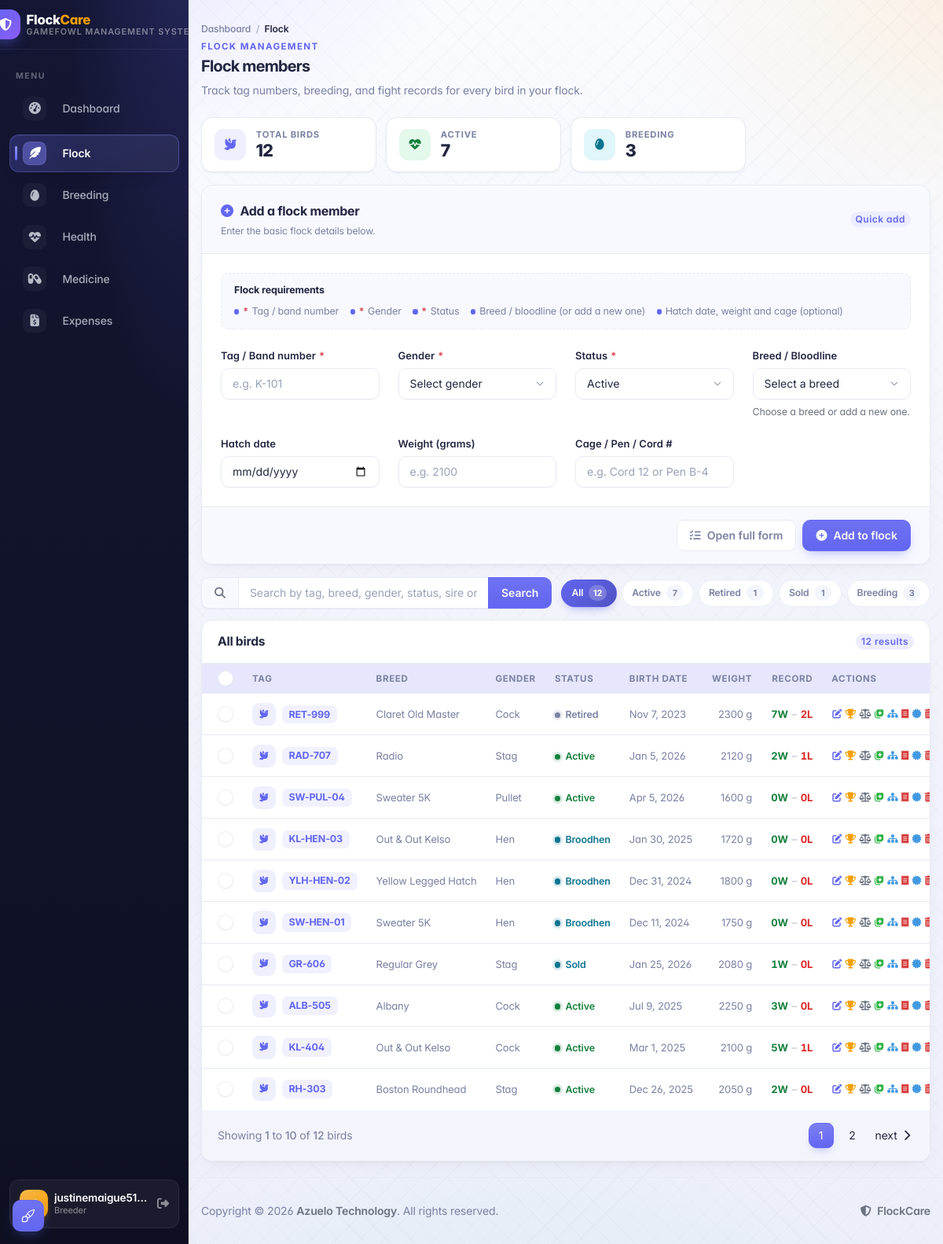
The page /info/ (signed in) on the database as committed earlier.
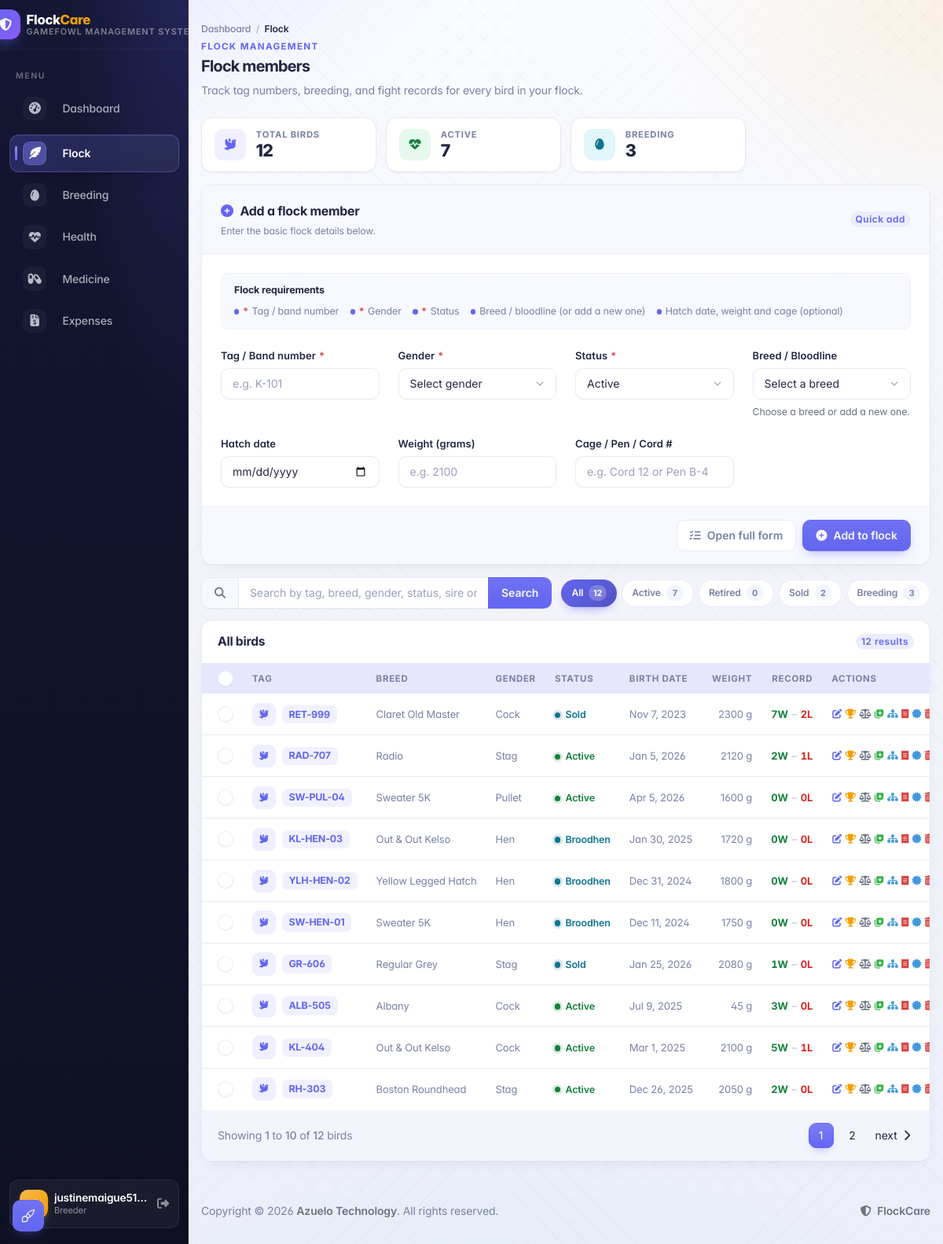
The same page on the database as committed later.
### apps/info/models.py (models this page shows, shortened)
class FlockMember(models.Model):
    STATUS_CHOICES = [
        ('Active', 'Active'),
        ('Broodcock', 'Broodcock'),
        ('Broodhen', 'Broodhen'),
        ('Retired', 'Retired'),
        ('Sold', 'Sold'),
    ]
    GENDER_CHOICES = [
        ('Stag', 'Stag'),
        ('Cock', 'Cock'),
        ('Pullet', 'Pullet'),
        ('Hen', 'Hen'),
    ]
    COMB_CHOICES = [
        ('Pea', 'Pea Comb'),
        ('Straight', 'Straight / Single Comb'),
        ('Strawberry', 'Strawberry Comb'),
        ('Walnut', 'Walnut Comb'),
        ('Cushion', 'Cushion Comb'),
        ('Other', 'Other'),
    ]
    LEG_COLOR_CHOICES = [
        ('Yellow', 'Yellow'),
        ('Green', 'Green'),
        ('White', 'White'),
        ('Blue/Slate', 'Blue / Slate'),
        ('Lead', 'Lead / Dark'),
        ('Other', 'Other'),
    ]
    user = models.ForeignKey(User, on_delete=models.CASCADE, related_name='flock_members')
    tag_number = models.CharField(max_length=50)
    breed = models.ForeignKey(Breed, on_delete=models.SET_NULL, null=True, blank=True, related_name='birds')
    gender = models.CharField(max_length=10, choices=GENDER_CHOICES)
    birth_date = models.DateField(null=True, blank=True)
    sire = models.CharField(max_length=50, blank=True, null=True)
    dam = models.CharField(max_length=50, blank=True, null=True)
    status = models.CharField(max_length=20, choices=STATUS_CHOICES, default='Active')
    comb_type = models.CharField(max_length=20, choices=COMB_CHOICES, default='Pea', blank=True)
    leg_color = models.CharField(max_length=20, choices=LEG_COLOR_CHOICES, default='Yellow', blank=True)
    color = models.CharField(max_length=100, blank=True, help_text="Plumage / feather color")
    cage_number = models.CharField(max_length=50, blank=True, help_text="Pen, cord, or coop identifier")
    image = models.FileField(upload_to='birds/', blank=True, null=True, help_text="Photo of bird")
    weight_grams = models.PositiveIntegerField(null=True, blank=True, help_text="Weight in grams")
    wins = models.PositiveIntegerField(default=0, blank=True)
    losses = models.PositiveIntegerField(default=0, blank=True)
    draws = models.PositiveIntegerField(default=0, blank=True)
    created_at = models.DateTimeField(auto_now_add=True)
    class Meta:
        ordering = ['-created_at']
        constraints = [
            models.UniqueConstraint(fields=['user', 'tag_number'], name='unique_user_tag_number')
        ]
        indexes = [
            models.Index(fields=['user', 'status']),
            models.Index(fields=['user', 'tag_number']),
        ]

class Breed(models.Model):
    name = models.CharField(max_length=100, unique=True)
    class Meta:
        ordering = ['name']

### apps/info/views.py (the view, shortened to what this page needs)
# urls.py: path('', views.info_list_page, name='info_list'),
@login_required(login_url='login')
def info_list_page(request):
    query = request.GET.get('q', '').strip()
    status = request.GET.get('status', '').strip()
    gender = request.GET.get('gender', '').strip()
    breed_id = request.GET.get('breed', '').strip()
    all_members = scoped_flock_members(request.user)
    counts = all_members.aggregate(
        total=Count('id'),
        active=Count('id', filter=Q(status='Active')),
        retired=Count('id', filter=Q(status='Retired')),
        sold=Count('id', filter=Q(status='Sold')),
        breeding=Count('id', filter=Q(status__in=['Broodcock', 'Broodhen'])),
    )
    members_list = all_members.select_related('breed').order_by('-created_at')
    if status == 'breeding':
        members_list = members_list.filter(status__in=['Broodcock', 'Broodhen'])
    elif status:
        members_list = members_list.filter(status=status)
    if gender:
        members_list = members_list.filter(gender=gender)
    if breed_id and breed_id.isdigit():
        members_list = members_list.filter(breed_id=int(breed_id))
    paginator = Paginator(members_list, 10)
    page_number = request.GET.get('page', 1)
    members = paginator.get_page(page_number)
    breeds = Breed.objects.all()
    bird_tags = list(
        members_list.order_by('tag_number').values_list('tag_number', flat=True)
    )
    return render(request, 'info/info_list.html', {
        'members': members,
        'breeds': breeds,
        'common_breeds': COMMON_BREEDS,
        'bird_tags': bird_tags,
        'farm_birds': scoped_flock_members(request.user).order_by('tag_number'),
        'medicine_options': _health_medicine_options(request.user),
        'query': query,
        'status': status,
        'gender': gender,
        'breed_id': breed_id,
        'counts': counts,
    })

### apps/core/scoping.py (called while the page is built)
def scoped_flock_members(user):
    return FlockMember.objects.filter(user=user)

### apps/info/choices.py (called while the page is built)
def record_type_for_category(category):
    return CATEGORY_RECORD_TYPES.get(category, 'Treatment')

### templates/info/info_list.html (shortened to what the changed rows need)
{% extends "theme/base.html" %}
{% block content %}
  <div class="page-header d-print-none mb-4" aria-label="Page header">
    <h2 class="page-title mb-0">Flock members</h2>
  </div>
  <div class="dh-toolbar">
    <div class="dh-filter-chips" role="group" aria-label="Filter by status">
      <a href="?status=Retired{% if query %}&q={{ query|urlencode }}{% endif %}"
         class="dh-chip {% if status == 'Retired' %}is-active{% endif %}">
        Retired <span class="dh-chip-count">{{ counts.retired }}</span>
      </a>
      <a href="?status=Sold{% if query %}&q={{ query|urlencode }}{% endif %}"
         class="dh-chip {% if status == 'Sold' %}is-active{% endif %}">
        Sold <span class="dh-chip-count">{{ counts.sold }}</span>
      </a>
    </div>
  </div>
  <div class="card">
    <div class="table-responsive">
      <table class="table table-vcenter table-hover card-table text-nowrap dh-stack-table" id="flockTable">
        <thead>
          <tr>
            <th class="w-1"><input type="checkbox" id="selectAllCheckbox" class="form-check-input"></th>
            <th>Tag</th>
            <th>Breed</th>
            <th>Gender</th>
            <th>Status</th>
            <th>Birth date</th>
            <th class="text-end">Weight</th>
            <th class="text-end">Record</th>
            <th class="w-1">Actions</th>
          </tr>
        </thead>
        <tbody id="flockTableBody">
          {% for bird in members %}
          <tr data-row-id="{{ bird.id }}">
            <td>
              <input type="checkbox" class="form-check-input flock-checkbox" value="{{ bird.id }}">
            </td>
            <td class="fw-semibold" data-label="Tag">
              <span class="dh-table-tag">
                {% if bird.image %}
                <img src="{{ bird.image.url }}" alt="{{ bird.tag_number }}" class="rounded me-2" style="width: 28px; height: 28px; object-fit: cover;">
                {% else %}
                <span class="dh-table-avatar"><i class="fas fa-dove"></i></span>
                {% endif %}
                <span class="dh-tag">{{ bird.tag_number }}</span>
              </span>
            </td>
            <td class="text-muted" data-label="Breed">{{ bird.breed.name|default:"—" }}</td>
            <td class="text-muted" data-label="Gender">{{ bird.gender }}</td>
            <td data-label="Status">
              {% if bird.status == 'Active' %}
              <span class="dh-status is-active"><span class="dh-status-dot"></span>{{ bird.status }}</span>
              {% elif bird.status == 'Retired' %}
              <span class="dh-status is-muted"><span class="dh-status-dot"></span>{{ bird.status }}</span>
              {% elif bird.status == 'Sold' %}
              <span class="dh-status is-info"><span class="dh-status-dot"></span>{{ bird.status }}</span>
              {% else %}
              <span class="dh-status is-info"><span class="dh-status-dot"></span>{{ bird.status }}</span>
              {% endif %}
            </td>
            <td class="text-muted" data-label="Birth date">{{ bird.birth_date|date:"M j, Y"|default:"—" }}</td>
            <td class="text-end text-muted" data-label="Weight">{{ bird.weight_grams|default:"—" }}{% if bird.weight_grams %} g{% endif %}</td>
            <td class="text-end" data-label="Record">
              <span class="dh-record">
                <span class="dh-record-wins">{{ bird.wins }}W</span>
                <span class="dh-record-sep">–</span>
                <span class="dh-record-losses">{{ bird.losses }}L</span>
              </span>
            </td>
            <td data-label="Actions">
              <div class="dh-row-actions">
                <button type="button"
                        class="btn btn-ghost-secondary btn-icon btn-sm"
                        data-bs-toggle="modal"
                        data-bs-target="#memberModal"
                        data-mode="edit"
                        data-id="{{ bird.id }}"
                        data-tag-number="{{ bird.tag_number }}"
                        data-breed="{{ bird.breed_id|default:'' }}"
                        data-gender="{{ bird.gender }}"
                        data-status="{{ bird.status }}"
                        data-comb-type="{{ bird.comb_type }}"
                        data-leg-color="{{ bird.leg_color }}"
                        data-color="{{ bird.color|default:'' }}"
                        data-cage-number="{{ bird.cage_number|default:'' }}"
                        data-birth-date="{{ bird.birth_date|date:'Y-m-d' }}"
                        data-weight="{{ bird.weight_grams|default:'' }}"
                        data-wins="{{ bird.wins }}"
                        data-losses="{{ bird.losses }}"
                        data-draws="{{ bird.draws }}"
                        data-sire="{{ bird.sire|default:'' }}"
                        data-dam="{{ bird.dam|default:'' }}"
                        title="Edit"
                        aria-label="Edit {{ bird.tag_number }}">
                  <i class="fas fa-edit text-primary"></i>
                </button>
                <button type="button"
                        class="btn btn-ghost-secondary btn-icon btn-sm"
                        data-bs-toggle="modal"
                        data-bs-target="#fightModal"
                        data-id="{{ bird.id }}"
                        data-tag-number="{{ bird.tag_number }}"
                        data-fights-url="{% url 'info:fight_records_ajax' bird.id %}"
                        title="Fight history"
                        aria-label="Fight history for {{ bird.tag_number }}">
                  <i class="fas fa-trophy text-warning"></i>
                </button>
                <button type="button"
                        class="btn btn-ghost-secondary btn-icon btn-sm"
                        data-bs-toggle="modal"
                        data-bs-target="#weightModal"
                        data-id="{{ bird.id }}"
                        data-tag-number="{{ bird.tag_number }}"
                        data-weights-url="{% url 'info:weight_logs_ajax' bird.id %}"
                        title="Weight logs"
                        aria-label="Weight logs for {{ bird.tag_number }}">
                  <i class="fas fa-scale-balanced text-secondary"></i>
                </button>
                <button type="button"
                        class="btn btn-ghost-secondary btn-icon btn-sm"
                        data-bs-toggle="modal"
                        data-bs-target="#healthModal"
                        data-id="{{ bird.id }}"
                        data-tag-number="{{ bird.tag_number }}"
                        data-health-url="{% url 'info:health_records_ajax' bird.id %}"
                        title="Health records"
                        aria-label="Health records for {{ bird.tag_number }}">
                  <i class="fas fa-notes-medical text-success"></i>
                </button>
                <button type="button"
                        class="btn btn-ghost-secondary btn-icon btn-sm"
                        data-bs-toggle="modal"
                        data-bs-target="#pedigreeModal"
                        data-id="{{ bird.id }}"
                        data-tag-number="{{ bird.tag_number }}"
                        data-pedigree-url="{% url 'info:pedigree_ajax' bird.id %}"
                        title="Pedigree"
                        aria-label="Pedigree for {{ bird.tag_number }}">
                  <i class="fas fa-sitemap text-info"></i>
                </button>
                <a href="{% url 'info:expense_list' %}?bird={{ bird.id }}"
                   class="btn btn-ghost-secondary btn-icon btn-sm"
                   title="Expenses"
                   aria-label="Expenses for {{ bird.tag_number }}">
                  <i class="fas fa-receipt text-danger"></i>
                </a>
                <a href="{% url 'info:pedigree_certificate' bird.id %}"
                   target="_blank"
                   class="btn btn-ghost-secondary btn-icon btn-sm"
                   title="Print Pedigree Certificate"
                   aria-label="Pedigree Certificate for {{ bird.tag_number }}">
                  <i class="fas fa-certificate text-azure"></i>
                </a>
                <button type="button"
                        class="btn btn-ghost-secondary btn-icon btn-sm"
                        data-bs-toggle="modal"
                        data-bs-target="#deleteMemberModal"
                        data-id="{{ bird.id }}"
                        data-tag-number="{{ bird.tag_number }}"
                        data-delete-url="{% url 'info:info_delete_ajax' bird.id %}"
                        title="Delete"
                        aria-label="Delete {{ bird.tag_number }}">
                  <i class="fas fa-trash-alt text-danger"></i>
                </button>
              </div>
            </td>
          </tr>
          {% endfor %}
        </tbody>
      </table>
    </div>
  </div>
{% endblock %}

Rows that differ between the two databases and show on the page:
changed FlockMember "Nov 7, 2023": status "Retired" → "Sold"
changed FlockMember "Jul 9, 2025": weight_grams "2250" → "45"
Other text that changed with them:
{{ counts.retired }}: "1" → "0"
{{ counts.sold }}: "1" → "2"
